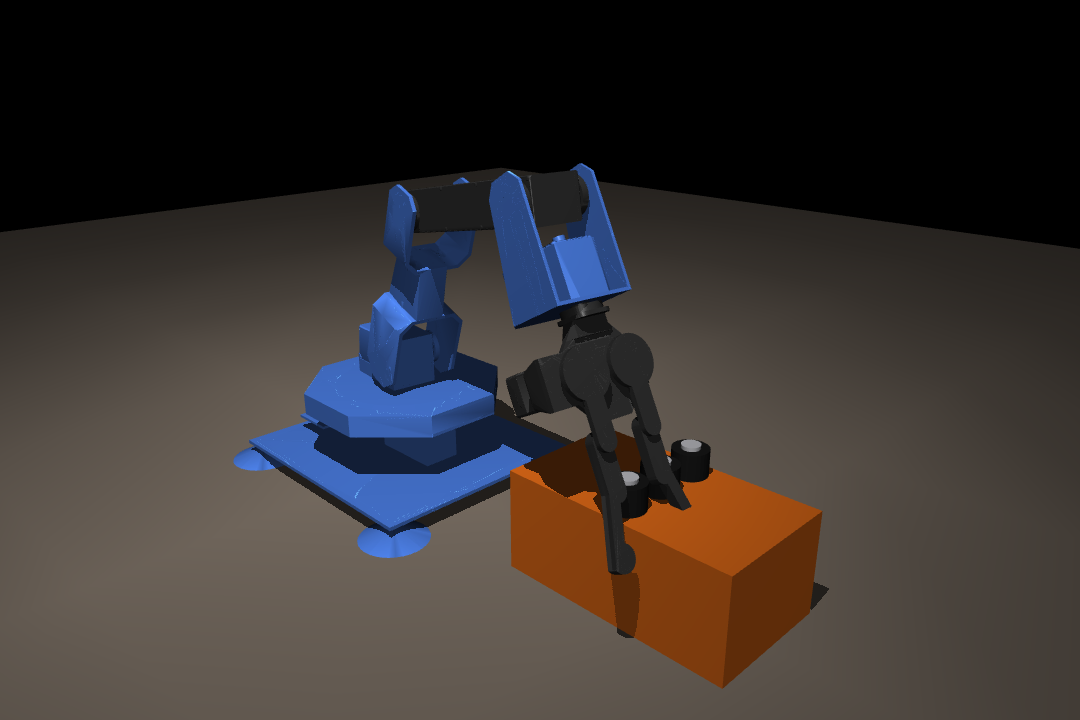
#> input picture sim/grasp_knob0.png, 1080 x 720 px
$ python gripcheck.py ../sim/grasp_knob0.png ../sim/grasp_knob1.png
#> lines starting #> are read from the running program, lines starting #| are printed output that depends on the picture; after the words box and inside, x2 and y2 are one past the last pixel; in counts of white or black regions, pixels touching at a corner belong together
#!/usr/bin/env python3
"""Is the knob actually between the fingers? Ask the camera, not the servos.

The failure this catches, measured on the bench: a taught pose replayed with
the fingertips hovering at cap-top height, the jaws closed on air, and the
force check said "shut on nothing" while the xy search wandered around a miss
that was VERTICAL, which it never searches. Forward kinematics said 73.8 mm and
the video said "well above the knob", so the servo-side numbers cannot referee
this. The camera can.

    gap(frame, reference, cx, cy, cap_r) -> (gap_px, dx_px, seen)

The gripper is found by DIFFERENCE against a reference frame taken with the
arm parked, not by looking for dark pixels. Two simpler versions were tried on
real bench frames first and both misread a known-good grip as 93 px too high:
"dark rows" stopped at the servo body because the two fingers below it are
thin, and "dark mass connected to the top of the strip" lost the fingers where
a bright linkage screw split them from the body. Meanwhile the knob's own
skirt, the robot base and the shadows are all dark and all lie. Everything
static cancels in the difference; what remains in the strip is the arm.

gap_px    how far above the cap centre the gripper's lowest point sits.
          Positive = too high by that many pixels. <= 0 = the fingers reach
          down past the cap centre, where a real grip lives.
dx_px     lateral offset of that lowest part from the knob centre.
seen      False when nothing gripper-sized has entered the strip, meaning the
          miss is bigger than this window and the force search owns it.

Scale-free on purpose: callers convert px to mm with the cap's own on-screen
size (CAP_MM / 2*cap_r), so nothing here depends on where the camera stands.
"""
import numpy as np
import cv2

DIFF = 45                  # gray levels of change that count as "something moved in"
ROWS_ABOVE = 7.0           # strip reaches this many cap radii above the knob
HALF_WIDTH = 2.4           # strip half-width, in cap radii


def gap(frame, reference, cx, cy, cap_r):
    h, w = frame.shape[:2]
    x0, x1 = max(0, int(cx - HALF_WIDTH * cap_r)), min(w, int(cx + HALF_WIDTH * cap_r))
    y0, y1 = max(0, int(cy - ROWS_ABOVE * cap_r)), min(h, int(cy + 1.2 * cap_r))
    now = cv2.cvtColor(frame[y0:y1, x0:x1], cv2.COLOR_BGR2GRAY).astype(np.int16)
    ref = cv2.cvtColor(reference[y0:y1, x0:x1], cv2.COLOR_BGR2GRAY).astype(np.int16)
    moved = (np.abs(now - ref) > DIFF).astype(np.uint8)
    moved = cv2.morphologyEx(moved, cv2.MORPH_OPEN, np.ones((3, 3), np.uint8))

    n, lab, stats, _ = cv2.connectedComponentsWithStats(moved, connectivity=8)
    keep = [i for i in range(1, n)
            if stats[i, cv2.CC_STAT_AREA] >= cap_r * cap_r]
    if not keep:                               # nothing gripper-sized came in
        return 0.0, 0.0, False
    bottom = max(stats[i, cv2.CC_STAT_TOP] + stats[i, cv2.CC_STAT_HEIGHT] - 1
                 for i in keep)
    mask = np.isin(lab, keep)
    ys, xs = np.where(mask)
    low = ys > bottom - 2 * cap_r
    dx = float(x0 + xs[low].mean() - cx)
    return float(cy - (y0 + bottom)), dx, True


if __name__ == '__main__':
    import sys
    if len(sys.argv) < 3:
        raise SystemExit('usage: gripcheck.py <reference.jpg> <frame.jpg> [...]')
    knobs = {'knob1': (404, 395, 18), 'knob2': (466, 431, 18),
             'knob3': (523, 390, 17)}
    ref = cv2.imread(sys.argv[1])
#> ref is the input picture: shape (720, 1080, 3); mean B, G, R 47.7, 49.8, 55.4
    for path in sys.argv[2:]:
        f = cv2.imread(path)
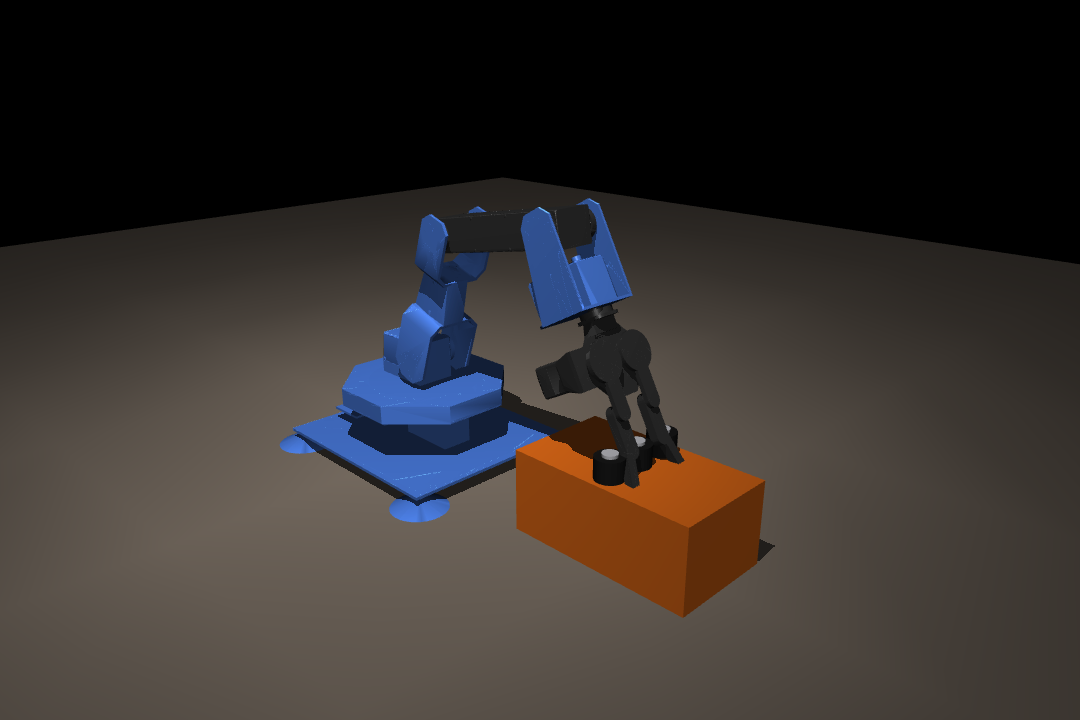
#> input picture sim/grasp_knob1.png, 1080 x 720 px
#> f is the input picture: shape (720, 1080, 3); mean B, G, R 45, 47.7, 52.8
        print(path)
        for name, (cx, cy, r) in knobs.items():
            g, dx, seen = gap(f, ref, cx, cy, r)
            print(f'  {name}: ' + (f'gap {g:+6.1f} px  lateral {dx:+6.1f} px'
                                   if seen else 'no gripper near it'))
#> this loop made 3 passes
#> (n in gap, keep in gap, bottom in gap, dx, g) on passes 1 to 3: (6, [1, 2, 3], 126, -10.24, 0), (10, [3, 8], 146, 25.97, -20), (8, [1, 5, 6], 138, -0.214, -19)
#|   knob1: gap   +0.0 px  lateral  -10.2 px
#|   knob2: gap  -20.0 px  lateral  +26.0 px
#|   knob3: gap  -19.0 px  lateral   -0.2 px
#> pass 1, in gap, `now = cv2.cvtColor(frame[y0:y1, x0:x1], cv2.COLOR_BGR2GRAY).astype(np...`:
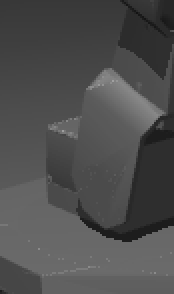
#> now: shape (147, 87) int16 (shown 2 times larger); min 19, max 161, mean 77.6
#> pass 1, in gap, `ref = cv2.cvtColor(reference[y0:y1, x0:x1], cv2.COLOR_BGR2GRAY).astype..`:
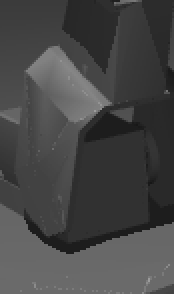
#> ref: shape (147, 87) int16 (shown 2 times larger); min 22, max 156, mean 69.7
#> pass 1, in gap, `moved = (np.abs(now - ref) > DIFF).astype(np.uint8)`:
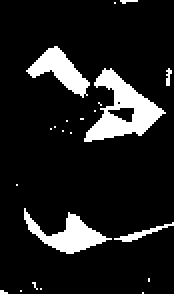
#> moved: shape (147, 87) (shown 2 times larger); values 0 (black) and 1 (white), 11.8% white; 22 white regions (18 under 20 px), largest, box (x1, y1, x2, y2) and area: (42, 34, 83, 71) 649, (12, 104, 56, 127) 391, (13, 23, 45, 49) 341, (57, 111, 87, 121) 72
#> pass 1, in gap, `moved = cv2.morphologyEx(moved, cv2.MORPH_OPEN, np.ones((3, 3), np.uin..`:
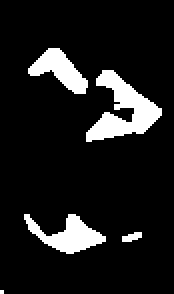
#> moved: shape (147, 87) (shown 2 times larger); values 0 (black) and 1 (white), 10.7% white; 5 white regions (1 under 20 px), largest, box (x1, y1, x2, y2) and area: (43, 35, 81, 71) 621, (12, 107, 53, 127) 383, (14, 24, 44, 47) 330, (61, 116, 71, 121) 34
